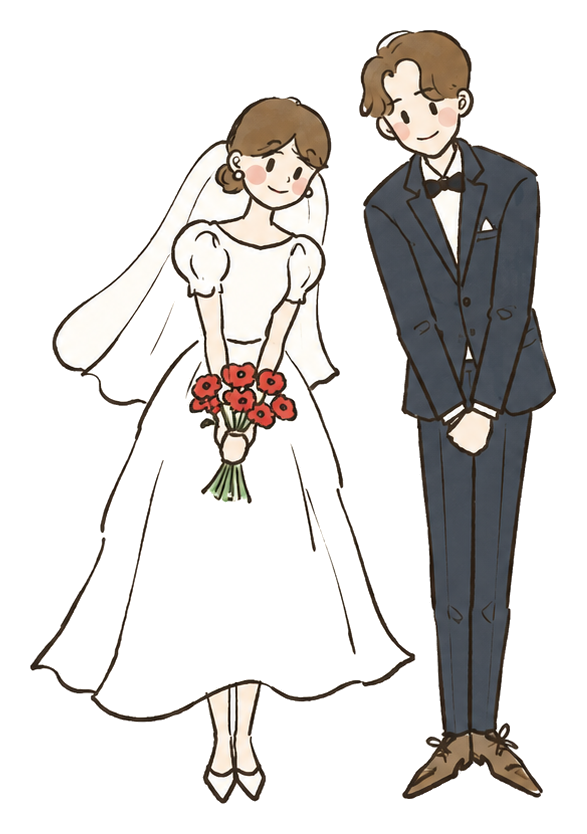
#> input picture assets/illust/bow.png, 587 x 834 px, given in place of running.png, which was not available
$ python make-og.py
#> lines starting #> are read from the running program, lines starting #| are printed output that depends on the picture; pictures that were not available may be replaced by others from this repository, and a replacement may not be noted
#> `og = Image.new("RGBA", (1200, 630), (255, 255, 255, 255))`: og: PIL image 1200x630 RGBA; every value is 255
"""
카카오톡·링크 미리보기 이미지 (assets/illust/og.jpg, 1200×630)

  python tools/make-og.py

names(손글씨) + running(달리는 신랑신부)을 흰 바탕에 올린다. 두 그림을 다시 만들면 이것도 다시 실행하고
developers.kakao.com/tool/clear/og 에서 캐시를 지운다.
"""
from pathlib import Path
from PIL import Image

d = Path(__file__).resolve().parent.parent / "assets" / "illust"


def place(canvas, name, width, xy):
#> called with name = 'running', width = 700, xy = (258, 228)
    im = Image.open(d / f"{name}.png").convert("RGBA")
#> im is the input picture: PIL image 587x834 RGBA; mean R, G, B, A 217.8, 215.1, 212.7, 76.4
    im = im.convert("RGBa").resize((width, round(im.height * width / im.width)), Image.LANCZOS).convert("RGBA")
#> im: PIL image 700x995 RGBA
    canvas.alpha_composite(im, xy)
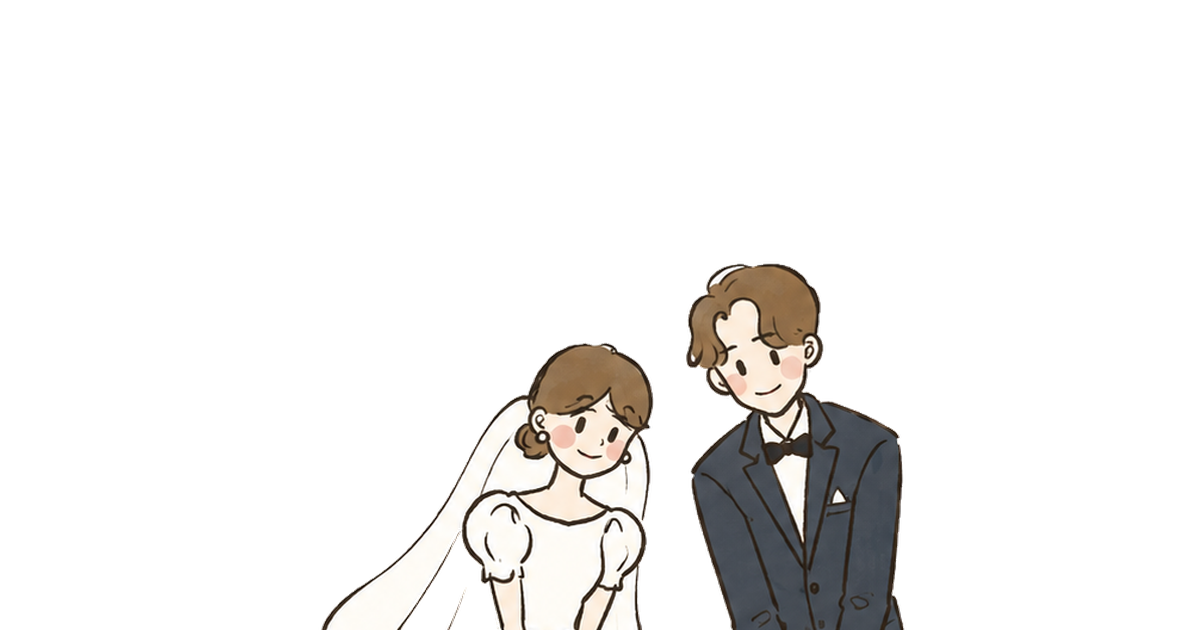
#> canvas: PIL image 1200x630 RGBA; mean R, G, B, A 240.5, 239.4, 238.3, 255


og = Image.new("RGBA", (1200, 630), (255, 255, 255, 255))
place(og, "running", 700, (258, 228))
place(og, "names", 610, (330, 36))
#> call 2 of place, with name = 'names', width = 610, xy = (330, 36)
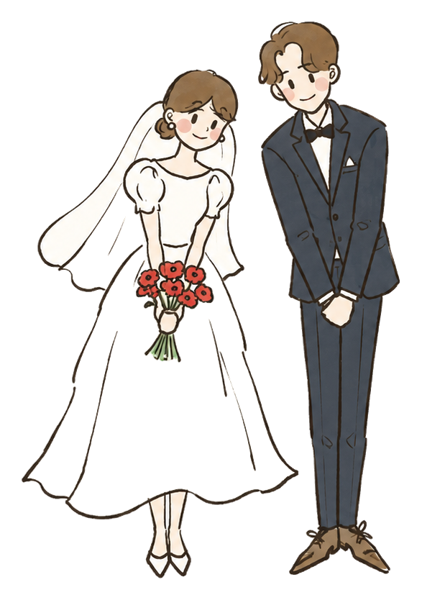
#> input picture assets/illust/bow@600.png, 422 x 600 px, given in place of names.png, which was not available
#> in place, im is the input picture: PIL image 422x600 RGBA; mean R, G, B, A 43.2, 40.9, 39.1, 76.4
#> in place (call 2), `im = im.convert("RGBa").resize((width, round(im.height * width / im.wi..`:
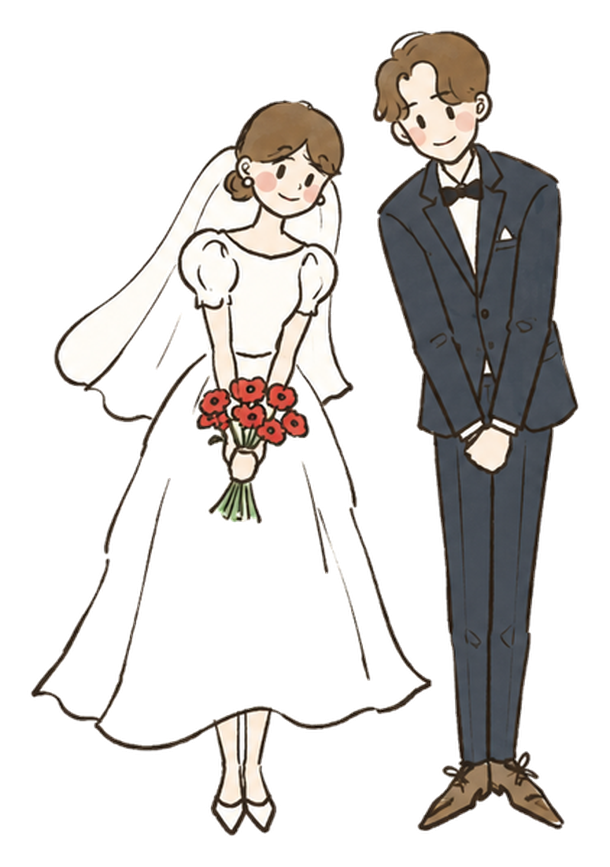
#> im: PIL image 610x867 RGBA; mean R, G, B, A 46.9, 44.5, 42.6, 76.4; transparent parts drawn white
#> in place (call 2), `canvas.alpha_composite(im, xy)`:
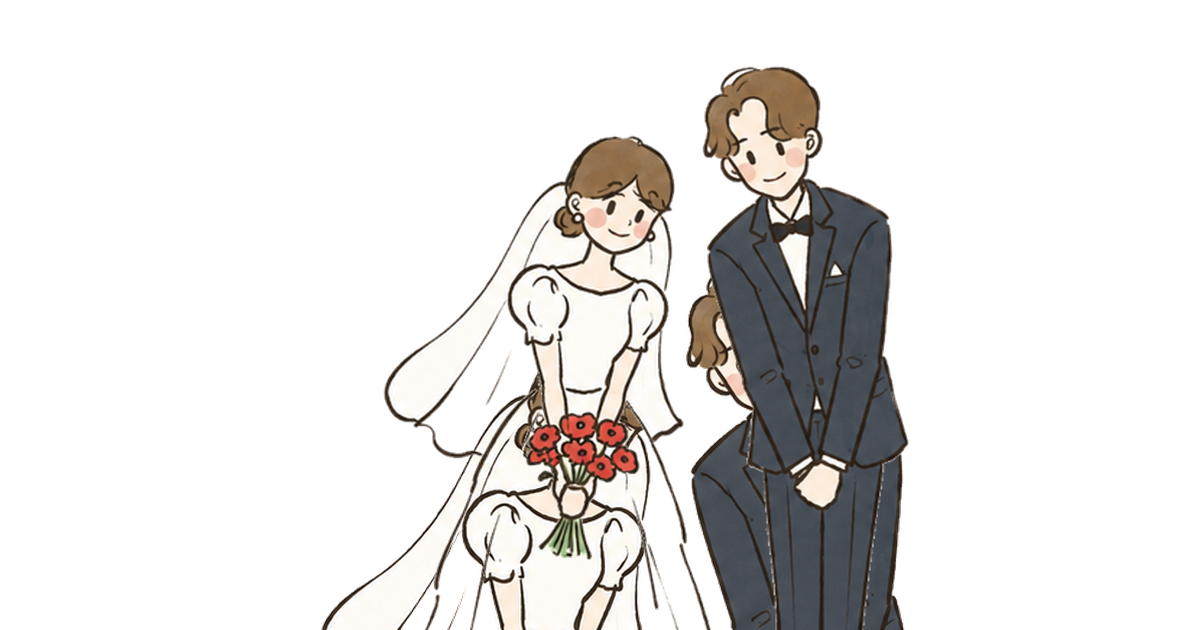
#> canvas: PIL image 1200x630 RGBA; mean R, G, B, A 229, 227.4, 226, 255
og.convert("RGB").save(d / "og.jpg", quality=90, optimize=True, progressive=True)
print("og.jpg", og.size)
#| og.jpg (1200, 630)
